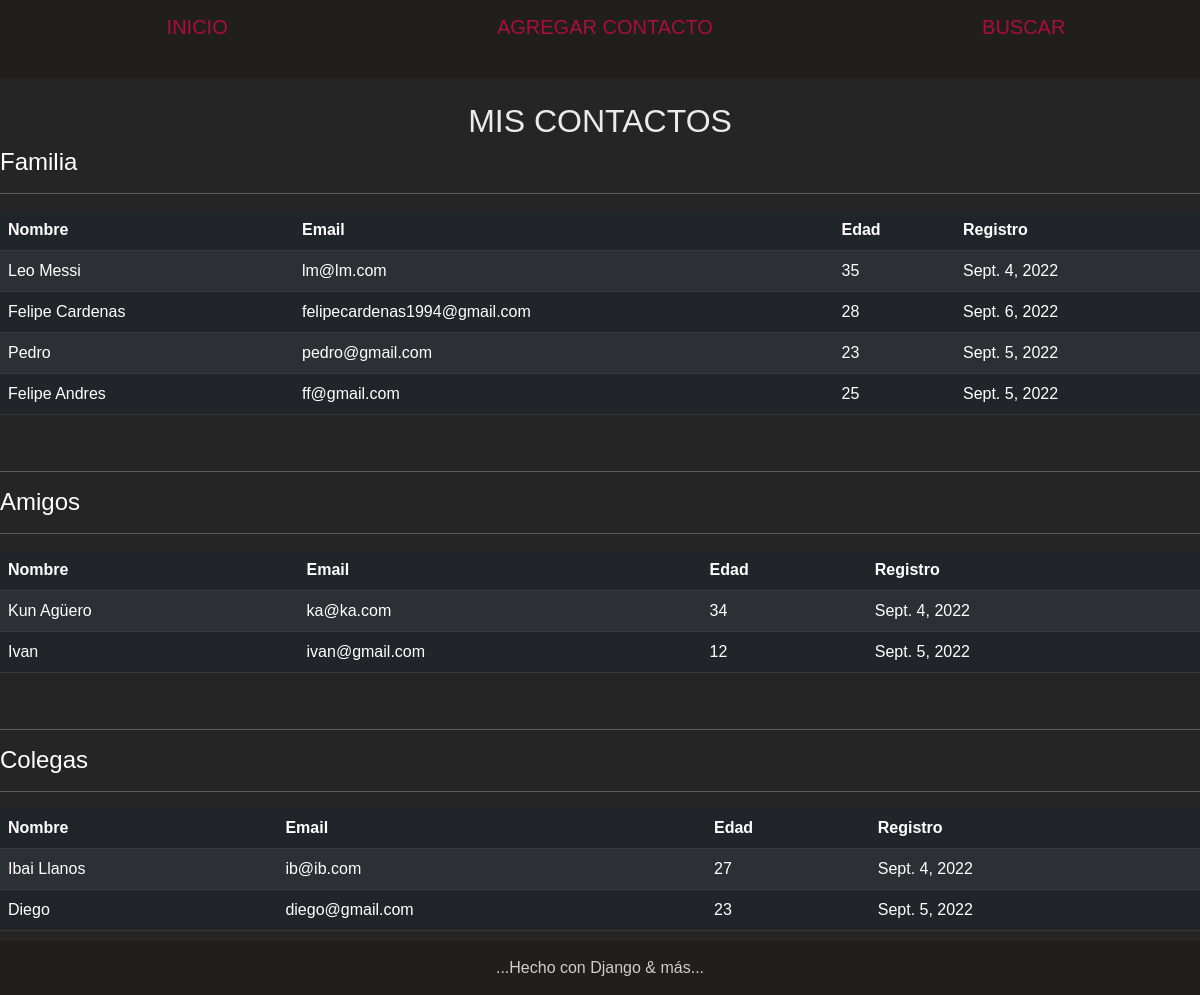
/APP/, run on an earlier commit of the app's database.
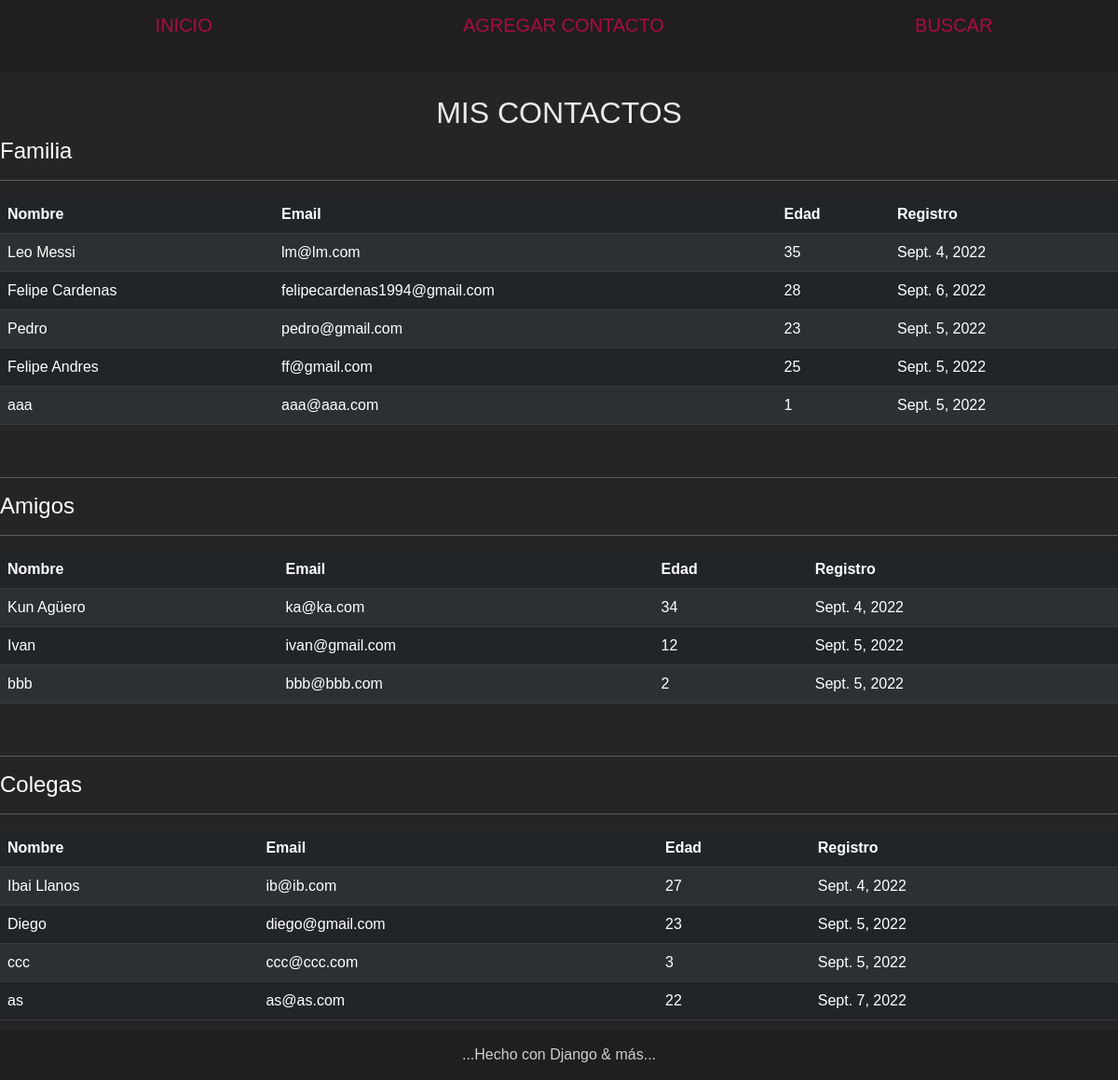
And on a later commit of the database.
### APP/models.py (models this page shows)
class Familiares(models.Model):
    nombre = models.CharField(max_length=30)
    email = models.EmailField()
    edad = models.IntegerField()
    registro = models.DateField()

class Amigos(models.Model):
    nombre = models.CharField(max_length=30)
    email = models.EmailField()
    edad = models.IntegerField()
    registro = models.DateField()

class Colegas(models.Model):
    nombre = models.CharField(max_length=30)
    email = models.EmailField()
    edad = models.IntegerField()
    registro = models.DateField()

### APP/views.py (the view)
# urls.py: path('', inicio, name='inicio'),
def inicio(req):
    familiares = Familiares.objects.all()
    amigos = Amigos.objects.all()
    colegas = Colegas.objects.all()
    contexto = {
        'familiares': familiares,
        'amigos': amigos,
        'colegas': colegas,
    }
    return render(req, 'index.html', contexto)

### templates/index.html (shortened to what this page needs)
<!DOCTYPE html>
<html lang="en">
	<head>
		{% load static %}
		<link
			href="https://cdn.jsdelivr.net/npm/bootstrap@5.2.0/dist/css/bootstrap.min.css"
			rel="stylesheet"
		/>
	</head>
	<body
		style="
			font-family: 'Gill Sans', 'Gill Sans MT', Calibri, 'Trebuchet MS',
				sans-serif;
			background-color: #201f1d;
		"
	>
		{% include 'base/header.html' %}
		{% block main %}
		<main style="background-color: #252525; color: white">
			<br />
			<h2 style="text-align: center; color: #ebebeb">MIS CONTACTOS</h2>
			<div>
				<h4>Familia</h4>
				<hr />
				<table class="table table-dark table-striped">
					<thead>
						<tr>
							<th scope="col">Nombre</th>
							<th scope="col">Email</th>
							<th scope="col">Edad</th>
							<th scope="col">Registro</th>
						</tr>
					</thead>
					<tbody>
						{% for familia in familiares %}
						<tr>
							<td>{{familia.nombre}}</td>
							<td>{{familia.email}}</td>
							<td>{{familia.edad}}</td>
							<td>{{familia.registro}}</td>
						</tr>
						{% endfor %}
					</tbody>
				</table>
				<br />
				<hr />
				<h4>Amigos</h4>
				<hr />
				<table class="table table-dark table-striped">
					<thead>
						<tr>
							<th scope="col">Nombre</th>
							<th scope="col">Email</th>
							<th scope="col">Edad</th>
							<th scope="col">Registro</th>
						</tr>
					</thead>
					<tbody>
						{% for amigo in amigos %}
						<tr>
							<td>{{amigo.nombre}}</td>
							<td>{{amigo.email}}</td>
							<td>{{amigo.edad}}</td>
							<td>{{amigo.registro}}</td>
						</tr>
						{% endfor %}
					</tbody>
				</table>
				<br />
				<hr />
				<h4>Colegas</h4>
				<hr />
				<table class="table table-dark table-striped">
					<thead>
						<tr>
							<th scope="col">Nombre</th>
							<th scope="col">Email</th>
							<th scope="col">Edad</th>
							<th scope="col">Registro</th>
						</tr>
					</thead>
					<tbody>
						{% for colega in colegas %}
						<tr>
							<td>{{colega.nombre}}</td>
							<td>{{colega.email}}</td>
							<td>{{colega.edad}}</td>
							<td>{{colega.registro}}</td>
						</tr>
						{% endfor %}
					</tbody>
				</table>
				<br />
			</div>
			<br />
		</main>
		{% endblock %}
		{% include 'base/footer.html' %}
	</body>
</html>

What changed in the data, as far as the page shows it:
added Familiares: nombre "aaa", email "aaa@aaa.com", edad "1", registro "Sept. 5, 2022"
added Amigos: nombre "bbb", email "bbb@bbb.com", edad "2", registro "Sept. 5, 2022"
added Colegas: nombre "ccc", email "ccc@ccc.com", edad "3", registro "Sept. 5, 2022"
added Colegas: nombre "as", email "as@as.com", edad "22", registro "Sept. 7, 2022"
